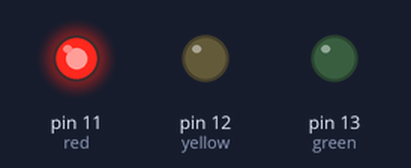
Bench run of a sketch on a simulated Arduino Uno, built with avr-gcc and run on an emulated ATmega328P. On the bench: output pins drawn as LEDs (lit = HIGH).

Above: at 1.0 s.
At 2.5 s:
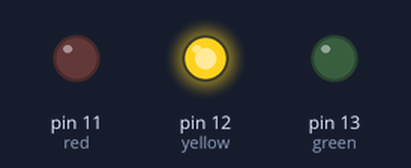
At 4.5 s:
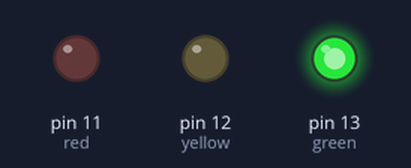
Timing chart, 0 to 7.8 s (numbered marks = the images above):
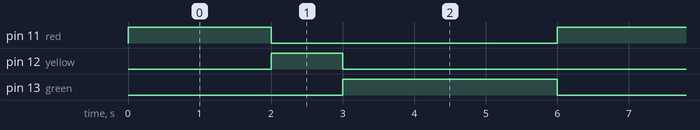

Measured:
- by itself, pin 11 (red): alternates HIGH for 2.0 s and LOW for 4.0 s
- by itself, pin 12 (yellow): alternates HIGH for 1.0 s and LOW for 5.0 s
- by itself, pin 13 (green): alternates HIGH for 3.0 s and LOW for 3.0 s

The sketch:

traffic_lamp.ino
```cpp
/*
  traffic lamp

  Turns 3 color LED on consequently, repeatedly.

*/

// the setup function runs once when you press reset or power the board
void setup() {
  // initialize digital pin LED_BUILTIN as an output.
  pinMode(11, OUTPUT);
  pinMode(12, OUTPUT);
  pinMode(13, OUTPUT);


}
  int red=11;
  int yellow=12;
  int green=13;

  int red_delay=2000;
  int yellow_delay=1000;
  int green_delay=3000;

// the loop function runs over and over again forever
void loop() {
  digitalWrite(red, HIGH);
  delay(red_delay);
  digitalWrite(red, LOW);

  digitalWrite(yellow, HIGH);
  delay(yellow_delay);
  digitalWrite(yellow, LOW);

  digitalWrite(green, HIGH);
  delay(green_delay);
  digitalWrite(green, LOW);
}
```
